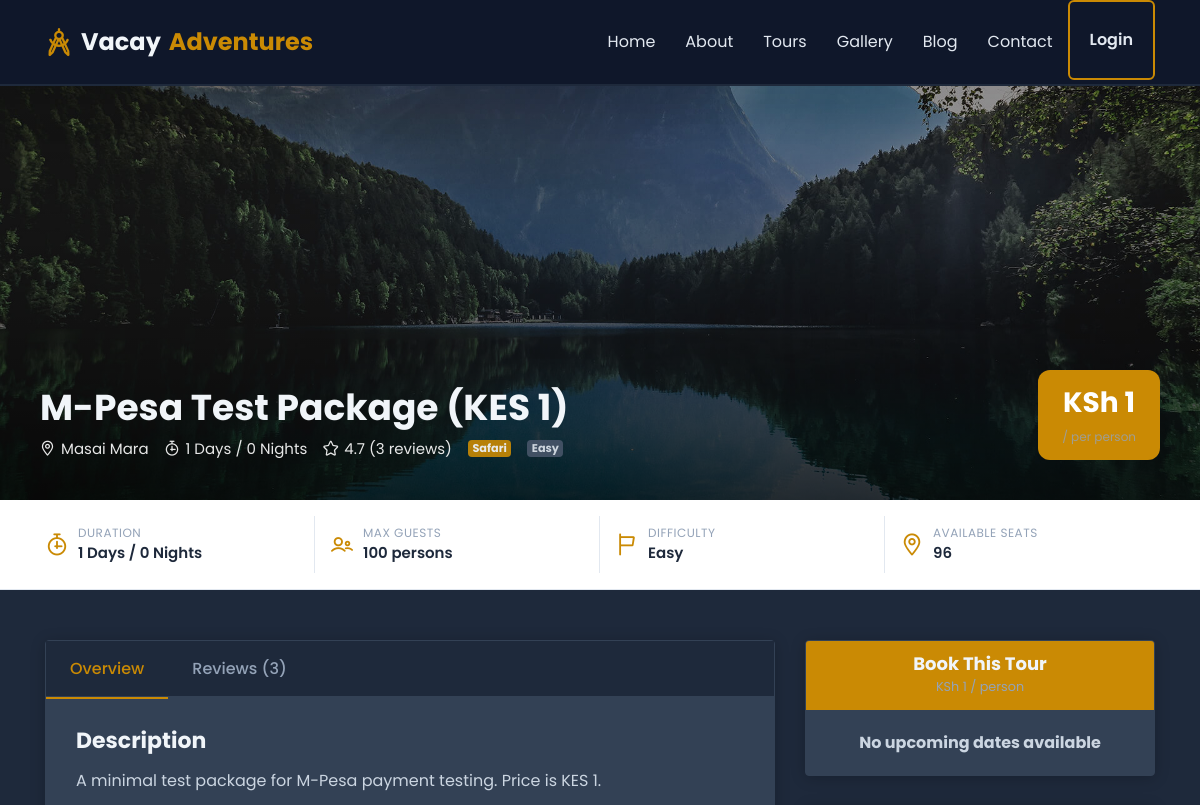
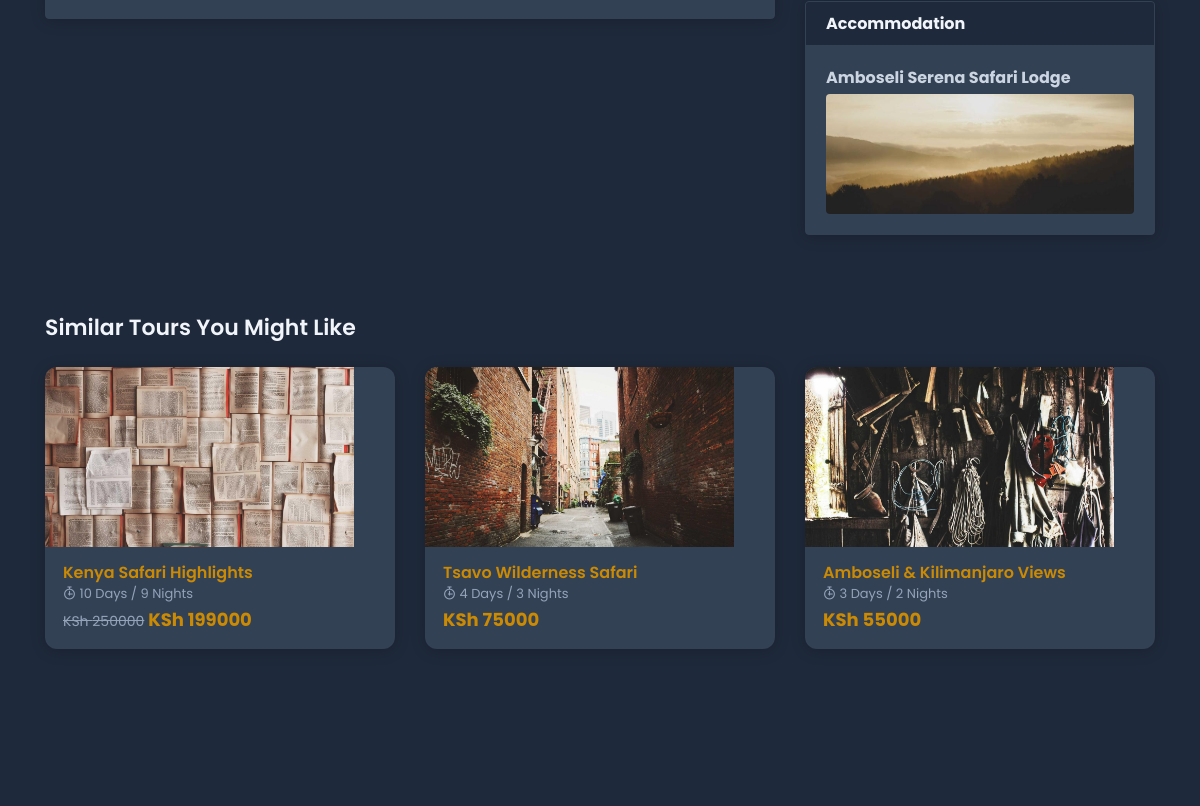
Page /tour/m-pesa-test-package-kes-1/ (upper part) on the earlier database version (2 pictures, top to bottom).
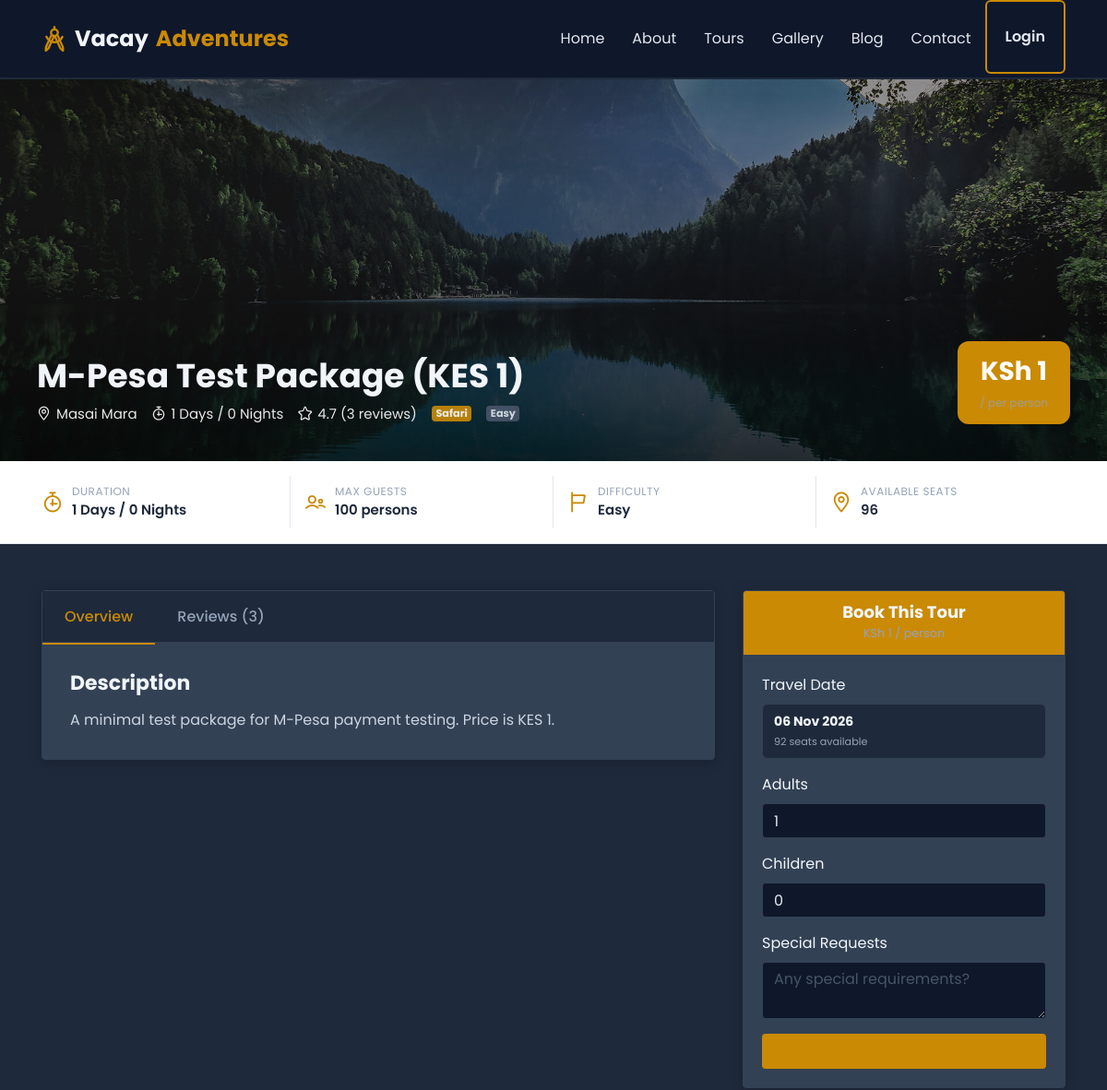
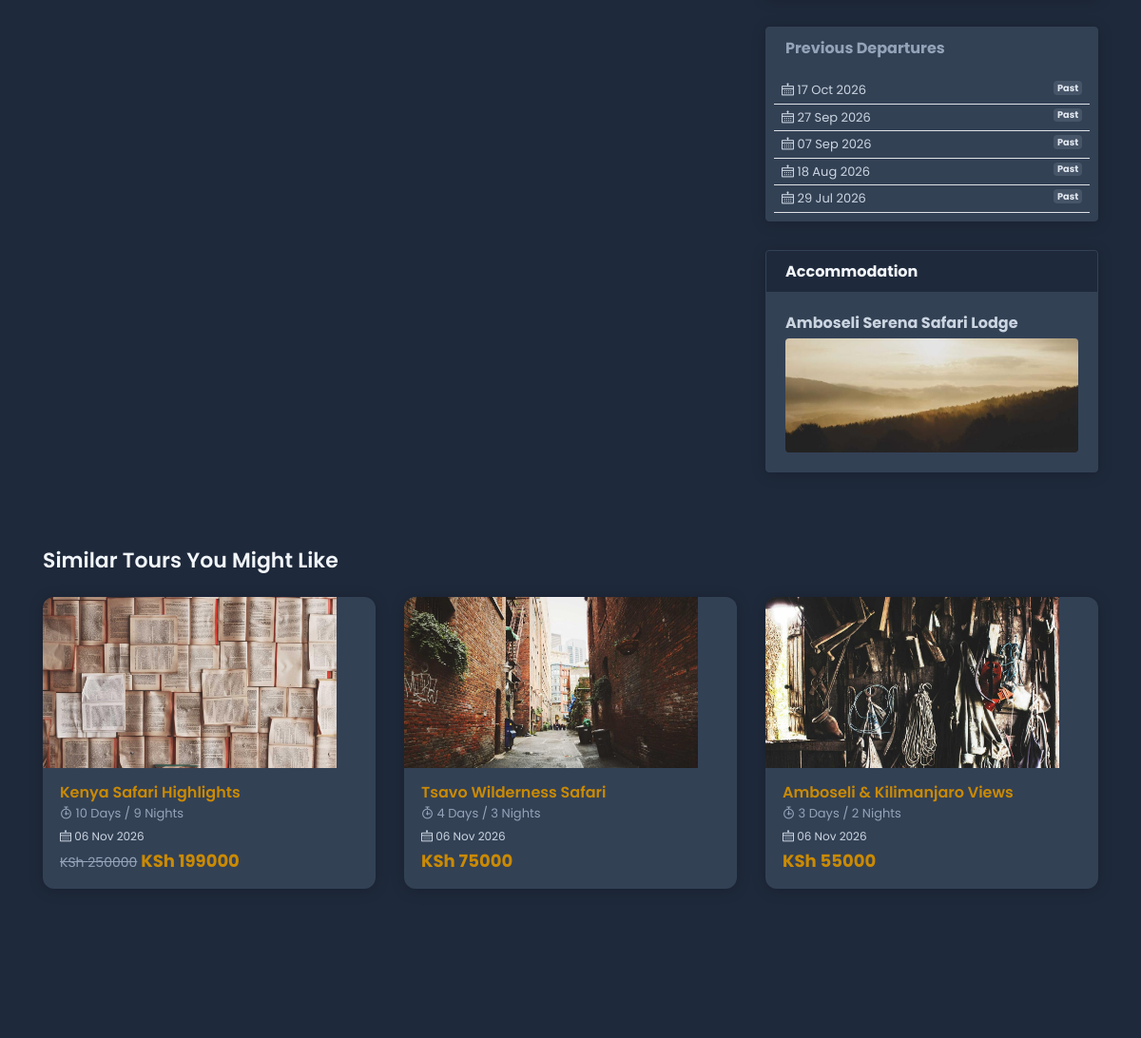
Same page on the later database version (2 pictures, top to bottom).
### tours/models.py (models this page shows, shortened)
class TourPackage(models.Model):
    DIFFICULTY_CHOICES = [('easy', 'Easy'), ('moderate', 'Moderate'), ('challenging', 'Challenging')]
    CATEGORY_CHOICES = [
        ('safari', 'Safari'), ('beach', 'Beach'), ('cultural', 'Cultural'),
        ('adventure', 'Adventure'), ('wildlife', 'Wildlife'), ('luxury', 'Luxury'),
    ]
    STATUS_CHOICES = [('draft', 'Draft'), ('published', 'Published')]
    destination = models.ForeignKey(Destination, on_delete=models.SET_NULL, null=True, related_name='tours')
    title = models.CharField(max_length=300)
    slug = models.SlugField(unique=True, blank=True)
    description = models.TextField()
    duration_days = models.IntegerField()
    duration_nights = models.IntegerField(default=0)
    price = models.DecimalField(max_digits=12, decimal_places=2)
    discount_price = models.DecimalField(max_digits=12, decimal_places=2, blank=True, null=True)
    max_guests = models.IntegerField(default=20)
    available_seats = models.IntegerField(default=20)
    difficulty = models.CharField(max_length=20, choices=DIFFICULTY_CHOICES, default='moderate')
    category = models.CharField(max_length=50, choices=CATEGORY_CHOICES, default='safari')
    hotel = models.ForeignKey(Hotel, on_delete=models.SET_NULL, null=True, blank=True, related_name='tours')
    vehicle = models.ForeignKey(Vehicle, on_delete=models.SET_NULL, null=True, blank=True, related_name='tours')
    guide = models.ForeignKey(TourGuide, on_delete=models.SET_NULL, null=True, blank=True, related_name='tours')
    included_services = models.TextField(blank=True, help_text='List items separated by newline')
    excluded_services = models.TextField(blank=True, help_text='List items separated by newline')
    image = models.ImageField(upload_to='tours/', blank=True, null=True, help_text='Main tour image (shown in listings). Individual gallery images below.')
    meeting_point = models.CharField(max_length=500, blank=True)
    start_date = models.DateField(blank=True, null=True)
    end_date = models.DateField(blank=True, null=True)
    itinerary = models.TextField(blank=True, help_text='Day-by-day itinerary')
    status = models.CharField(max_length=20, choices=STATUS_CHOICES, default='published')
    is_featured = models.BooleanField(default=False)
    created_at = models.DateTimeField(auto_now_add=True)
    updated_at = models.DateTimeField(auto_now=True)
    class Meta:
        ordering = ['-created_at']
    def average_rating(self):
        reviews = self.reviews.filter(is_active=True)
        if reviews.exists():
            return round(sum(r.rating for r in reviews) / reviews.count(), 1)
        return 0
    def review_count(self):
        return self.reviews.filter(is_active=True).count()

class TourImage(models.Model):
    tour = models.ForeignKey(TourPackage, on_delete=models.CASCADE, related_name='images')
    image = models.ImageField(upload_to='tours/')
    caption = models.CharField(max_length=200, blank=True)
    is_main = models.BooleanField(default=False)
    class Meta:
        ordering = ['-is_main']

class TourDate(models.Model):
    tour = models.ForeignKey(TourPackage, on_delete=models.CASCADE, related_name='tour_dates')
    date = models.DateField(help_text='Available departure date')
    available_seats = models.IntegerField(help_text='Seats available for this date')
    price_adjustment = models.DecimalField(max_digits=10, decimal_places=2, default=0, help_text='Optional price +/- for this date')
    is_active = models.BooleanField(default=True)
    class Meta:
        ordering = ['date']
        unique_together = ['tour', 'date']

### tours/views.py (the view)
# urls.py: path('tour/<slug:slug>/', views.tour_detail, name='tour_detail'),
def tour_detail(request, slug):
    today = timezone.now().date()
    tour = get_object_or_404(TourPackage, slug=slug, status='published')
    tour_images = tour.images.all()
    main_image = tour.image if tour.image else (tour_images.filter(is_main=True).first() or tour_images.first())
    reviews = tour.reviews.filter(is_active=True)
    next_date_sub = TourDate.objects.filter(
        tour=OuterRef('pk'), is_active=True, date__gte=today
    ).order_by('date').values('date')[:1]
    similar_tours = TourPackage.objects.filter(
        category=tour.category, status='published'
    ).exclude(id=tour.id).annotate(
        next_tour_date=Subquery(next_date_sub, output_field=DateField())
    )[:3]
    included = [s.strip() for s in tour.included_services.split('\n') if s.strip()] if tour.included_services else []
    excluded = [s.strip() for s in tour.excluded_services.split('\n') if s.strip()] if tour.excluded_services else []
    itinerary = [s.strip() for s in tour.itinerary.split('\n') if s.strip()] if tour.itinerary else []
    upcoming_dates = tour.tour_dates.filter(is_active=True, available_seats__gt=0, date__gte=today).order_by('date')
    past_dates = tour.tour_dates.filter(is_active=True, date__lt=today).order_by('-date')
    context = {
        'tour': tour,
        'main_image': main_image,
        'tour_images': tour_images,
        'reviews': reviews,
        'similar_tours': similar_tours,
        'included': included,
        'excluded': excluded,
        'itinerary': itinerary,
        'upcoming_dates': upcoming_dates,
        'past_dates': past_dates,
        'avg_rating': tour.average_rating(),
        'review_count': tour.review_count(),
        'today': today,
    }
    return render(request, 'tours/tour_detail.html', context)

### core/context_processors.py (called while the page is built)
def site_settings(request):
    try:
        settings = SiteSetting.objects.first()
    except:
        settings = None
    return {'site_settings': settings}

### templates/tours/tour_detail.html (shortened to what the changed rows need)
{% extends 'base.html' %}
{% load static %}
{% block content %}
<section class="tour-hero">
    <div class="hero-content">
        <h1>{{ tour.title }}</h1>
    </div>
</section>
<section class="pt-50 pb-130" style="background:#f8fafc;">
    <div class="container">
        <div class="row">
            <div class="col-lg-4">
                <div class="sidebar-sticky">
                    <div class="card mb-30">
                        <div class="card-body">
                            {% if upcoming_dates %}
                            <form action="{% url 'bookings:book_tour' tour.slug %}" method="POST">
                                {% with next_date=upcoming_dates.0 %}
                                <div class="form-group">
                                    <label>Travel Date</label>
                                    <div style="padding:8px 12px;background:#f8fafc;border:1px solid #e2e8f0;border-radius:6px;font-size:14px;color:#1e293b;">
                                        <strong>{{ next_date.date|date:'d M Y' }}</strong>
                                        <br><small style="color:#64748b;">{{ next_date.available_seats }} seat{{ next_date.available_seats|pluralize }} available</small>
                                    </div>
                                </div>
                                {% endwith %}
                                <div class="form-group">
                                    <label>Adults</label>
                                    <input type="number" name="adults" class="form-control" value="1" min="1" max="20">
                                </div>
                                <div class="form-group">
                                    <label>Children</label>
                                    <input type="number" name="children" class="form-control" value="0" min="0">
                                </div>
                                <div class="form-group">
                                    <label>Special Requests</label>
                                    <textarea name="special_requests" class="form-control" placeholder="Any special requirements?" rows="2"></textarea>
                                </div>
                                {% if user.is_authenticated %}
                                <button type="submit" class="btn btn-block" style="background:#ca8a04;color:#fff;font-weight:600;">Book Now</button>
                                {% else %}
                                <a href="{% url 'accounts:login' %}?next={% url 'tour_detail' tour.slug %}" class="btn btn-block" style="background:#ca8a04;color:#fff;font-weight:600;">Login to Book</a>
                                {% endif %}
                            </form>
                            {% else %}
                            <p class="text-center text-danger font-weight-bold mb-0">No upcoming dates available</p>
                            {% endif %}
                        </div>
                    </div>
                    {% if past_dates %}
                    <div class="card mb-30">
                        <div class="card-header" style="background:#f1f5f9;">
                            <h6 class="mb-0" style="color:#64748b;">Previous Departures</h6>
                        </div>
                        <div class="card-body p-2">
                            <ul class="list-unstyled mb-0" style="font-size:13px;">
                                {% for d in past_dates %}
                                <li class="px-2 py-1 border-bottom" style="color:#94a3b8;">
                                    <i class="lni lni-calendar"></i> {{ d.date|date:'d M Y' }}
                                    <span class="badge badge-secondary float-right">Past</span>
                                </li>
                                {% endfor %}
                            </ul>
                        </div>
                    </div>
                    {% endif %}
                </div>
            </div>
        </div>
        {% if similar_tours %}
        <div class="row mt-50">
            {% for st in similar_tours %}
            <div class="col-lg-4 col-sm-6 mb-30">
                <div class="similar-card">
                    <a href="{% url 'tour_detail' st.slug %}">
                        <img src="{% if st.image %}{{ st.image.url }}{% elif st.images.first %}{{ st.images.first.image.url }}{% else %}{% static 'images/hero-area.jpg' %}{% endif %}" alt="{{ st.title }}">
                    </a>
                    <div class="similar-body">
                        <h5><a href="{% url 'tour_detail' st.slug %}">{{ st.title }}</a></h5>
                        <p style="font-size:13px;color:#64748b;"><i class="lni lni-timer"></i> {{ st.duration_days }} Days / {{ st.duration_nights }} Nights</p>
                        {% if st.next_tour_date %}<p style="font-size:12px;color:#ca8a04;margin-bottom:0;"><i class="lni lni-calendar"></i> {{ st.next_tour_date|date:'d M Y' }}</p>{% endif %}
                        <div style="font-size:18px;font-weight:700;color:#ca8a04;">
                            {% if st.discount_price %}
                            <span style="font-size:14px;color:#94a3b8;text-decoration:line-through;font-weight:400;">KSh {{ st.price|floatformat:0 }}</span>
                            KSh {{ st.discount_price|floatformat:0 }}
                            {% else %}
                            KSh {{ st.price|floatformat:0 }}
                            {% endif %}
                        </div>
                    </div>
                </div>
            </div>
            {% endfor %}
        </div>
        {% endif %}
    </div>
</section>
{% endblock %}

Differences in the rows shown:
added TourDate: date "06 Nov 2026", available_seats "92"
added TourDate: date "17 Oct 2026"
added TourDate: date "27 Sep 2026"
added TourDate: date "07 Sep 2026"
added TourDate: date "18 Aug 2026"
added TourDate: date "29 Jul 2026"
shown differently, row unchanged: TourPackage "Kenya Safari Highlights": next_tour_date (not shown) → "06 Nov 2026"
shown differently, row unchanged: TourPackage "Tsavo Wilderness Safari": next_tour_date (not shown) → "06 Nov 2026"
shown differently, row unchanged: TourPackage "Amboseli & Kilimanjaro Views": next_tour_date (not shown) → "06 Nov 2026"
Other differences:
form field adults: (not shown) → "1"
form field children: (not shown) → "0"
text no longer shown: "No upcoming dates available"
text now shown: "Travel Date seat available Adults Children Special Requests Previous Departures"
